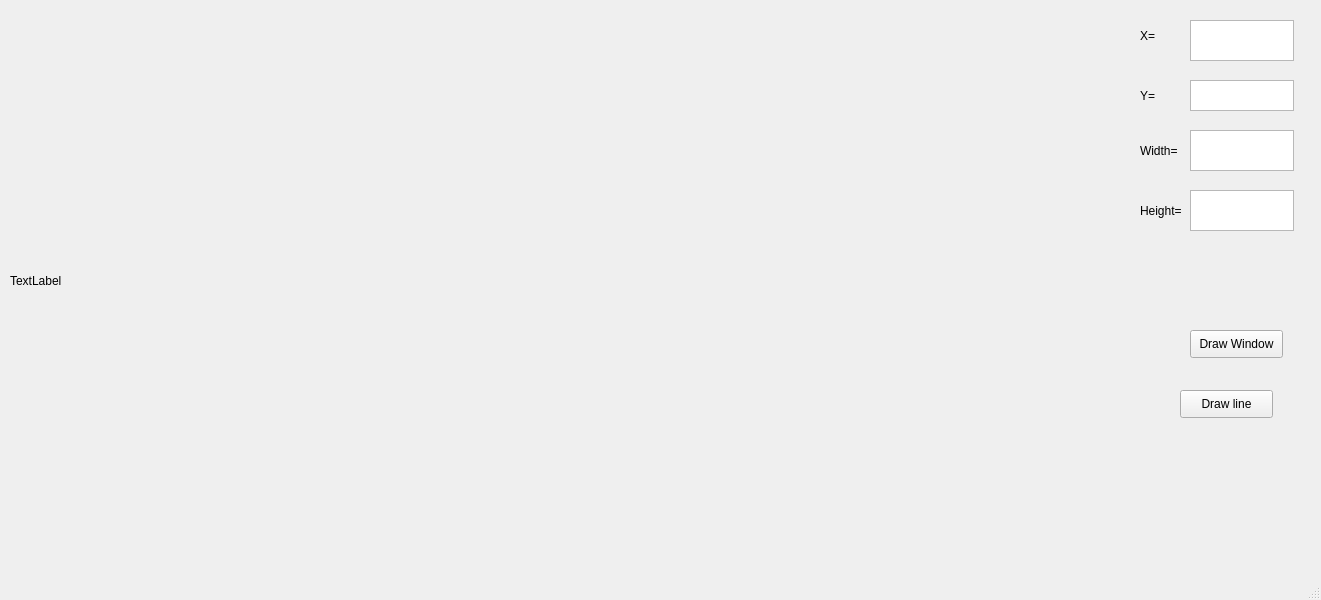
<?xml version="1.0" encoding="UTF-8"?>
<ui version="4.0">
 <class>MainWindow</class>
 <widget class="QMainWindow" name="MainWindow">
  <property name="geometry">
   <rect>
    <x>0</x>
    <y>0</y>
    <width>1321</width>
    <height>600</height>
   </rect>
  </property>
  <property name="windowTitle">
   <string>MainWindow</string>
  </property>
  <widget class="QWidget" name="centralwidget">
   <widget class="QPushButton" name="pushButton">
    <property name="geometry">
     <rect>
      <x>1190</x>
      <y>330</y>
      <width>93</width>
      <height>28</height>
     </rect>
    </property>
    <property name="text">
     <string>Draw Window</string>
    </property>
   </widget>
   <widget class="QLabel" name="label">
    <property name="geometry">
     <rect>
      <x>10</x>
      <y>10</y>
      <width>1011</width>
      <height>541</height>
     </rect>
    </property>
    <property name="text">
     <string>TextLabel</string>
    </property>
   </widget>
   <widget class="QLabel" name="label_2">
    <property name="geometry">
     <rect>
      <x>1140</x>
      <y>20</y>
      <width>61</width>
      <height>31</height>
     </rect>
    </property>
    <property name="text">
     <string>X=</string>
    </property>
   </widget>
   <widget class="QLabel" name="label_3">
    <property name="geometry">
     <rect>
      <x>1140</x>
      <y>80</y>
      <width>61</width>
      <height>31</height>
     </rect>
    </property>
    <property name="text">
     <string>Y=</string>
    </property>
   </widget>
   <widget class="QLabel" name="label_4">
    <property name="geometry">
     <rect>
      <x>1140</x>
      <y>140</y>
      <width>61</width>
      <height>21</height>
     </rect>
    </property>
    <property name="text">
     <string>Width=</string>
    </property>
   </widget>
   <widget class="QLabel" name="label_5">
    <property name="geometry">
     <rect>
      <x>1140</x>
      <y>200</y>
      <width>61</width>
      <height>21</height>
     </rect>
    </property>
    <property name="text">
     <string>Height=</string>
    </property>
   </widget>
   <widget class="QTextEdit" name="textEdit">
    <property name="geometry">
     <rect>
      <x>1190</x>
      <y>20</y>
      <width>104</width>
      <height>41</height>
     </rect>
    </property>
   </widget>
   <widget class="QTextEdit" name="textEdit_2">
    <property name="geometry">
     <rect>
      <x>1190</x>
      <y>80</y>
      <width>104</width>
      <height>31</height>
     </rect>
    </property>
   </widget>
   <widget class="QTextEdit" name="textEdit_3">
    <property name="geometry">
     <rect>
      <x>1190</x>
      <y>130</y>
      <width>104</width>
      <height>41</height>
     </rect>
    </property>
   </widget>
   <widget class="QTextEdit" name="textEdit_4">
    <property name="geometry">
     <rect>
      <x>1190</x>
      <y>190</y>
      <width>104</width>
      <height>41</height>
     </rect>
    </property>
   </widget>
   <widget class="QPushButton" name="pushButton_2">
    <property name="geometry">
     <rect>
      <x>1180</x>
      <y>390</y>
      <width>93</width>
      <height>28</height>
     </rect>
    </property>
    <property name="text">
     <string>Draw line</string>
    </property>
   </widget>
  </widget>
  <widget class="QMenuBar" name="menubar">
   <property name="geometry">
    <rect>
     <x>0</x>
     <y>0</y>
     <width>1321</width>
     <height>26</height>
    </rect>
   </property>
  </widget>
  <widget class="QStatusBar" name="statusbar"/>
 </widget>
 <resources/>
 <connections/>
</ui>
